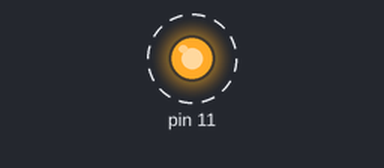
The sketch below on a simulated Arduino Uno, built with avr-gcc and run on an emulated ATmega328P. On the bench: output pins drawn as LEDs (lit = HIGH). Dashed ring = blinking.

Above: at 0.5 s.
Timing chart, 0 to 4.6 s (numbered marks = the images above):
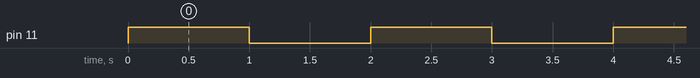

Measured:
- by itself, pin 11: alternates HIGH for 1.0 s and LOW for 1.0 s

The sketch:

piscapisca.ino
```cpp
//Programa : Pisca pisca
//Bruno Toshiaki
void setup() {
  //Define a porta do led como saida
  pinMode(11, OUTPUT);

}

void loop() {
  // Acende o led
  acender();

  //Aguarda intervalo de tempo em milissegundos
  aguardar(1000);

  //Apaga o led
  apagar();

  aguardar(1000);

}

void acender() {
  digitalWrite(11, HIGH);
}

void apagar() {
  digitalWrite(11, LOW);
}

void aguardar(unsigned long tempo) {
  delay(tempo);
}
```
